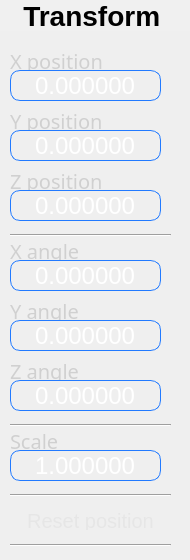
<?xml version="1.0" encoding="UTF-8"?>
<ui version="4.0">
 <class>PTransform</class>
 <widget class="QWidget" name="PTransform">
  <property name="geometry">
   <rect>
    <x>0</x>
    <y>0</y>
    <width>190</width>
    <height>560</height>
   </rect>
  </property>
  <property name="minimumSize">
   <size>
    <width>190</width>
    <height>560</height>
   </size>
  </property>
  <property name="maximumSize">
   <size>
    <width>190</width>
    <height>560</height>
   </size>
  </property>
  <property name="windowTitle">
   <string>Form</string>
  </property>
  <widget class="QLabel" name="label_panel_name">
   <property name="geometry">
    <rect>
     <x>0</x>
     <y>0</y>
     <width>191</width>
     <height>31</height>
    </rect>
   </property>
   <property name="font">
    <font>
     <family>.AppleSystemUIFont</family>
     <pointsize>21</pointsize>
     <bold>true</bold>
    </font>
   </property>
   <property name="styleSheet">
    <string notr="true">QLabel {
	background-color: rgba(243, 249, 255, 10);
}</string>
   </property>
   <property name="text">
    <string>   Transform</string>
   </property>
  </widget>
  <widget class="QLabel" name="label_x_pos">
   <property name="geometry">
    <rect>
     <x>10</x>
     <y>50</y>
     <width>181</width>
     <height>21</height>
    </rect>
   </property>
   <property name="palette">
    <palette>
     <active>
      <colorrole role="WindowText">
       <brush brushstyle="SolidPattern">
        <color alpha="255">
         <red>147</red>
         <green>147</green>
         <blue>149</blue>
        </color>
       </brush>
      </colorrole>
     </active>
     <inactive>
      <colorrole role="WindowText">
       <brush brushstyle="SolidPattern">
        <color alpha="255">
         <red>208</red>
         <green>208</green>
         <blue>208</blue>
        </color>
       </brush>
      </colorrole>
     </inactive>
     <disabled>
      <colorrole role="WindowText">
       <brush brushstyle="SolidPattern">
        <color alpha="96">
         <red>164</red>
         <green>166</green>
         <blue>168</blue>
        </color>
       </brush>
      </colorrole>
     </disabled>
    </palette>
   </property>
   <property name="font">
    <font>
     <family>.Arabic UI Text</family>
     <pointsize>15</pointsize>
    </font>
   </property>
   <property name="text">
    <string>X position</string>
   </property>
  </widget>
  <widget class="QDoubleSpinBox" name="d_spin_box_x_pos">
   <property name="geometry">
    <rect>
     <x>10</x>
     <y>70</y>
     <width>151</width>
     <height>31</height>
    </rect>
   </property>
   <property name="font">
    <font>
     <pointsize>18</pointsize>
    </font>
   </property>
   <property name="styleSheet">
    <string notr="true">QDoubleSpinBox {
	background-color: rgba(0, 0, 0, 0);
	alternate-background-color: rgba(0, 0, 0, 0);
	color: rgb(255, 255, 255);
	border-radius: 10px;
	border: 1px solid rgb(34, 122, 255);
}

QDoubleSpinBox:disabled {
	background-color: rgba(0, 0, 0, 0);
	alternate-background-color: rgba(0, 0, 0, 0);
	color: rgb(143,152,160);
	border-radius: 10px;
	border: 1px solid #53616F;
}</string>
   </property>
   <property name="alignment">
    <set>Qt::AlignCenter</set>
   </property>
   <property name="buttonSymbols">
    <enum>QAbstractSpinBox::NoButtons</enum>
   </property>
   <property name="decimals">
    <number>6</number>
   </property>
   <property name="minimum">
    <double>-100000.000000000000000</double>
   </property>
   <property name="maximum">
    <double>100000.000000000000000</double>
   </property>
   <property name="singleStep">
    <double>0.500000000000000</double>
   </property>
  </widget>
  <widget class="QLabel" name="label_y_pos">
   <property name="geometry">
    <rect>
     <x>10</x>
     <y>110</y>
     <width>181</width>
     <height>21</height>
    </rect>
   </property>
   <property name="palette">
    <palette>
     <active>
      <colorrole role="WindowText">
       <brush brushstyle="SolidPattern">
        <color alpha="255">
         <red>147</red>
         <green>147</green>
         <blue>149</blue>
        </color>
       </brush>
      </colorrole>
     </active>
     <inactive>
      <colorrole role="WindowText">
       <brush brushstyle="SolidPattern">
        <color alpha="255">
         <red>208</red>
         <green>208</green>
         <blue>208</blue>
        </color>
       </brush>
      </colorrole>
     </inactive>
     <disabled>
      <colorrole role="WindowText">
       <brush brushstyle="SolidPattern">
        <color alpha="96">
         <red>164</red>
         <green>166</green>
         <blue>168</blue>
        </color>
       </brush>
      </colorrole>
     </disabled>
    </palette>
   </property>
   <property name="font">
    <font>
     <family>.Arabic UI Text</family>
     <pointsize>15</pointsize>
    </font>
   </property>
   <property name="text">
    <string>Y position</string>
   </property>
  </widget>
  <widget class="QDoubleSpinBox" name="d_spin_box_y_pos">
   <property name="geometry">
    <rect>
     <x>10</x>
     <y>130</y>
     <width>151</width>
     <height>31</height>
    </rect>
   </property>
   <property name="font">
    <font>
     <pointsize>18</pointsize>
    </font>
   </property>
   <property name="styleSheet">
    <string>QDoubleSpinBox {
	background-color: rgba(0, 0, 0, 0);
	alternate-background-color: rgba(0, 0, 0, 0);
	color: rgb(255, 255, 255);
	border-radius: 10px;
	border: 1px solid rgb(34, 122, 255);
}

QDoubleSpinBox:disabled {
	background-color: rgba(0, 0, 0, 0);
	alternate-background-color: rgba(0, 0, 0, 0);
	color: rgb(143,152,160);
	border-radius: 10px;
	border: 1px solid #53616F;
}</string>
   </property>
   <property name="alignment">
    <set>Qt::AlignCenter</set>
   </property>
   <property name="buttonSymbols">
    <enum>QAbstractSpinBox::NoButtons</enum>
   </property>
   <property name="decimals">
    <number>6</number>
   </property>
   <property name="minimum">
    <double>-100000.000000000000000</double>
   </property>
   <property name="maximum">
    <double>100000.000000000000000</double>
   </property>
   <property name="singleStep">
    <double>0.500000000000000</double>
   </property>
  </widget>
  <widget class="QLabel" name="label_z_pos">
   <property name="geometry">
    <rect>
     <x>10</x>
     <y>170</y>
     <width>181</width>
     <height>21</height>
    </rect>
   </property>
   <property name="palette">
    <palette>
     <active>
      <colorrole role="WindowText">
       <brush brushstyle="SolidPattern">
        <color alpha="255">
         <red>147</red>
         <green>147</green>
         <blue>149</blue>
        </color>
       </brush>
      </colorrole>
     </active>
     <inactive>
      <colorrole role="WindowText">
       <brush brushstyle="SolidPattern">
        <color alpha="255">
         <red>208</red>
         <green>208</green>
         <blue>208</blue>
        </color>
       </brush>
      </colorrole>
     </inactive>
     <disabled>
      <colorrole role="WindowText">
       <brush brushstyle="SolidPattern">
        <color alpha="96">
         <red>164</red>
         <green>166</green>
         <blue>168</blue>
        </color>
       </brush>
      </colorrole>
     </disabled>
    </palette>
   </property>
   <property name="font">
    <font>
     <family>.Arabic UI Text</family>
     <pointsize>15</pointsize>
    </font>
   </property>
   <property name="text">
    <string>Z position</string>
   </property>
  </widget>
  <widget class="QDoubleSpinBox" name="d_spin_box_z_pos">
   <property name="geometry">
    <rect>
     <x>10</x>
     <y>190</y>
     <width>151</width>
     <height>31</height>
    </rect>
   </property>
   <property name="font">
    <font>
     <pointsize>18</pointsize>
    </font>
   </property>
   <property name="styleSheet">
    <string>QDoubleSpinBox {
	background-color: rgba(0, 0, 0, 0);
	alternate-background-color: rgba(0, 0, 0, 0);
	color: rgb(255, 255, 255);
	border-radius: 10px;
	border: 1px solid rgb(34, 122, 255);
}

QDoubleSpinBox:disabled {
	background-color: rgba(0, 0, 0, 0);
	alternate-background-color: rgba(0, 0, 0, 0);
	color: rgb(143,152,160);
	border-radius: 10px;
	border: 1px solid #53616F;
}</string>
   </property>
   <property name="alignment">
    <set>Qt::AlignCenter</set>
   </property>
   <property name="buttonSymbols">
    <enum>QAbstractSpinBox::NoButtons</enum>
   </property>
   <property name="decimals">
    <number>6</number>
   </property>
   <property name="minimum">
    <double>-100000.000000000000000</double>
   </property>
   <property name="maximum">
    <double>100000.000000000000000</double>
   </property>
   <property name="singleStep">
    <double>0.500000000000000</double>
   </property>
  </widget>
  <widget class="QLabel" name="label_x_ang">
   <property name="geometry">
    <rect>
     <x>10</x>
     <y>240</y>
     <width>181</width>
     <height>21</height>
    </rect>
   </property>
   <property name="palette">
    <palette>
     <active>
      <colorrole role="WindowText">
       <brush brushstyle="SolidPattern">
        <color alpha="255">
         <red>147</red>
         <green>147</green>
         <blue>149</blue>
        </color>
       </brush>
      </colorrole>
     </active>
     <inactive>
      <colorrole role="WindowText">
       <brush brushstyle="SolidPattern">
        <color alpha="255">
         <red>208</red>
         <green>208</green>
         <blue>208</blue>
        </color>
       </brush>
      </colorrole>
     </inactive>
     <disabled>
      <colorrole role="WindowText">
       <brush brushstyle="SolidPattern">
        <color alpha="96">
         <red>164</red>
         <green>166</green>
         <blue>168</blue>
        </color>
       </brush>
      </colorrole>
     </disabled>
    </palette>
   </property>
   <property name="font">
    <font>
     <family>.Arabic UI Text</family>
     <pointsize>15</pointsize>
    </font>
   </property>
   <property name="text">
    <string>X angle</string>
   </property>
  </widget>
  <widget class="QLabel" name="label_y_ang">
   <property name="geometry">
    <rect>
     <x>10</x>
     <y>300</y>
     <width>181</width>
     <height>21</height>
    </rect>
   </property>
   <property name="palette">
    <palette>
     <active>
      <colorrole role="WindowText">
       <brush brushstyle="SolidPattern">
        <color alpha="255">
         <red>147</red>
         <green>147</green>
         <blue>149</blue>
        </color>
       </brush>
      </colorrole>
     </active>
     <inactive>
      <colorrole role="WindowText">
       <brush brushstyle="SolidPattern">
        <color alpha="255">
         <red>208</red>
         <green>208</green>
         <blue>208</blue>
        </color>
       </brush>
      </colorrole>
     </inactive>
     <disabled>
      <colorrole role="WindowText">
       <brush brushstyle="SolidPattern">
        <color alpha="96">
         <red>164</red>
         <green>166</green>
         <blue>168</blue>
        </color>
       </brush>
      </colorrole>
     </disabled>
    </palette>
   </property>
   <property name="font">
    <font>
     <family>.Arabic UI Text</family>
     <pointsize>15</pointsize>
    </font>
   </property>
   <property name="text">
    <string>Y angle</string>
   </property>
  </widget>
  <widget class="QDoubleSpinBox" name="d_spin_box_x_ang">
   <property name="geometry">
    <rect>
     <x>10</x>
     <y>260</y>
     <width>151</width>
     <height>31</height>
    </rect>
   </property>
   <property name="font">
    <font>
     <pointsize>18</pointsize>
    </font>
   </property>
   <property name="styleSheet">
    <string>QDoubleSpinBox {
	background-color: rgba(0, 0, 0, 0);
	alternate-background-color: rgba(0, 0, 0, 0);
	color: rgb(255, 255, 255);
	border-radius: 10px;
	border: 1px solid rgb(34, 122, 255);
}

QDoubleSpinBox:disabled {
	background-color: rgba(0, 0, 0, 0);
	alternate-background-color: rgba(0, 0, 0, 0);
	color: rgb(143,152,160);
	border-radius: 10px;
	border: 1px solid #53616F;
}</string>
   </property>
   <property name="alignment">
    <set>Qt::AlignCenter</set>
   </property>
   <property name="buttonSymbols">
    <enum>QAbstractSpinBox::NoButtons</enum>
   </property>
   <property name="decimals">
    <number>6</number>
   </property>
   <property name="minimum">
    <double>-3600.000000000000000</double>
   </property>
   <property name="maximum">
    <double>3600.000000000000000</double>
   </property>
  </widget>
  <widget class="QLabel" name="label_z_ang">
   <property name="geometry">
    <rect>
     <x>10</x>
     <y>360</y>
     <width>181</width>
     <height>21</height>
    </rect>
   </property>
   <property name="palette">
    <palette>
     <active>
      <colorrole role="WindowText">
       <brush brushstyle="SolidPattern">
        <color alpha="255">
         <red>147</red>
         <green>147</green>
         <blue>149</blue>
        </color>
       </brush>
      </colorrole>
     </active>
     <inactive>
      <colorrole role="WindowText">
       <brush brushstyle="SolidPattern">
        <color alpha="255">
         <red>208</red>
         <green>208</green>
         <blue>208</blue>
        </color>
       </brush>
      </colorrole>
     </inactive>
     <disabled>
      <colorrole role="WindowText">
       <brush brushstyle="SolidPattern">
        <color alpha="96">
         <red>164</red>
         <green>166</green>
         <blue>168</blue>
        </color>
       </brush>
      </colorrole>
     </disabled>
    </palette>
   </property>
   <property name="font">
    <font>
     <family>.Arabic UI Text</family>
     <pointsize>15</pointsize>
    </font>
   </property>
   <property name="text">
    <string>Z angle</string>
   </property>
  </widget>
  <widget class="QDoubleSpinBox" name="d_spin_box_y_ang">
   <property name="geometry">
    <rect>
     <x>10</x>
     <y>320</y>
     <width>151</width>
     <height>31</height>
    </rect>
   </property>
   <property name="font">
    <font>
     <pointsize>18</pointsize>
    </font>
   </property>
   <property name="styleSheet">
    <string>QDoubleSpinBox {
	background-color: rgba(0, 0, 0, 0);
	alternate-background-color: rgba(0, 0, 0, 0);
	color: rgb(255, 255, 255);
	border-radius: 10px;
	border: 1px solid rgb(34, 122, 255);
}

QDoubleSpinBox:disabled {
	background-color: rgba(0, 0, 0, 0);
	alternate-background-color: rgba(0, 0, 0, 0);
	color: rgb(143,152,160);
	border-radius: 10px;
	border: 1px solid #53616F;
}</string>
   </property>
   <property name="alignment">
    <set>Qt::AlignCenter</set>
   </property>
   <property name="buttonSymbols">
    <enum>QAbstractSpinBox::NoButtons</enum>
   </property>
   <property name="decimals">
    <number>6</number>
   </property>
   <property name="minimum">
    <double>-3600.000000000000000</double>
   </property>
   <property name="maximum">
    <double>3600.000000000000000</double>
   </property>
  </widget>
  <widget class="QDoubleSpinBox" name="d_spin_box_z_ang">
   <property name="geometry">
    <rect>
     <x>10</x>
     <y>380</y>
     <width>151</width>
     <height>31</height>
    </rect>
   </property>
   <property name="font">
    <font>
     <pointsize>18</pointsize>
    </font>
   </property>
   <property name="styleSheet">
    <string>QDoubleSpinBox {
	background-color: rgba(0, 0, 0, 0);
	alternate-background-color: rgba(0, 0, 0, 0);
	color: rgb(255, 255, 255);
	border-radius: 10px;
	border: 1px solid rgb(34, 122, 255);
}

QDoubleSpinBox:disabled {
	background-color: rgba(0, 0, 0, 0);
	alternate-background-color: rgba(0, 0, 0, 0);
	color: rgb(143,152,160);
	border-radius: 10px;
	border: 1px solid #53616F;
}</string>
   </property>
   <property name="alignment">
    <set>Qt::AlignCenter</set>
   </property>
   <property name="buttonSymbols">
    <enum>QAbstractSpinBox::NoButtons</enum>
   </property>
   <property name="decimals">
    <number>6</number>
   </property>
   <property name="minimum">
    <double>-3600.000000000000000</double>
   </property>
   <property name="maximum">
    <double>3600.000000000000000</double>
   </property>
  </widget>
  <widget class="QDoubleSpinBox" name="d_spin_box_scale">
   <property name="geometry">
    <rect>
     <x>10</x>
     <y>450</y>
     <width>151</width>
     <height>31</height>
    </rect>
   </property>
   <property name="font">
    <font>
     <pointsize>18</pointsize>
    </font>
   </property>
   <property name="styleSheet">
    <string notr="true">QDoubleSpinBox {
	background-color: rgba(0, 0, 0, 0);
	alternate-background-color: rgba(0, 0, 0, 0);
	color: rgb(255, 255, 255);
	border-radius: 10px;
	border: 1px solid rgb(34, 122, 255);
}

QDoubleSpinBox:disabled {
	background-color: rgba(0, 0, 0, 0);
	alternate-background-color: rgba(0, 0, 0, 0);
	color: rgb(143,152,160);
	border-radius: 10px;
	border: 1px solid #53616F;
}</string>
   </property>
   <property name="alignment">
    <set>Qt::AlignCenter</set>
   </property>
   <property name="buttonSymbols">
    <enum>QAbstractSpinBox::NoButtons</enum>
   </property>
   <property name="decimals">
    <number>6</number>
   </property>
   <property name="minimum">
    <double>0.000001000000000</double>
   </property>
   <property name="maximum">
    <double>1000.000000000000000</double>
   </property>
   <property name="singleStep">
    <double>0.010000000000000</double>
   </property>
   <property name="value">
    <double>1.000000000000000</double>
   </property>
  </widget>
  <widget class="QLabel" name="label_scale">
   <property name="geometry">
    <rect>
     <x>10</x>
     <y>430</y>
     <width>181</width>
     <height>21</height>
    </rect>
   </property>
   <property name="palette">
    <palette>
     <active>
      <colorrole role="WindowText">
       <brush brushstyle="SolidPattern">
        <color alpha="255">
         <red>147</red>
         <green>147</green>
         <blue>149</blue>
        </color>
       </brush>
      </colorrole>
     </active>
     <inactive>
      <colorrole role="WindowText">
       <brush brushstyle="SolidPattern">
        <color alpha="255">
         <red>208</red>
         <green>208</green>
         <blue>208</blue>
        </color>
       </brush>
      </colorrole>
     </inactive>
     <disabled>
      <colorrole role="WindowText">
       <brush brushstyle="SolidPattern">
        <color alpha="96">
         <red>164</red>
         <green>166</green>
         <blue>168</blue>
        </color>
       </brush>
      </colorrole>
     </disabled>
    </palette>
   </property>
   <property name="font">
    <font>
     <family>.Arabic UI Text</family>
     <pointsize>15</pointsize>
    </font>
   </property>
   <property name="text">
    <string>Scale</string>
   </property>
  </widget>
  <widget class="Line" name="separator_1">
   <property name="geometry">
    <rect>
     <x>10</x>
     <y>220</y>
     <width>161</width>
     <height>31</height>
    </rect>
   </property>
   <property name="orientation">
    <enum>Qt::Horizontal</enum>
   </property>
  </widget>
  <widget class="Line" name="seaprator_2">
   <property name="geometry">
    <rect>
     <x>10</x>
     <y>410</y>
     <width>161</width>
     <height>31</height>
    </rect>
   </property>
   <property name="orientation">
    <enum>Qt::Horizontal</enum>
   </property>
  </widget>
  <widget class="Line" name="separator_3">
   <property name="geometry">
    <rect>
     <x>10</x>
     <y>480</y>
     <width>161</width>
     <height>31</height>
    </rect>
   </property>
   <property name="orientation">
    <enum>Qt::Horizontal</enum>
   </property>
  </widget>
  <widget class="QPushButton" name="btn_reset_position">
   <property name="geometry">
    <rect>
     <x>10</x>
     <y>510</y>
     <width>161</width>
     <height>21</height>
    </rect>
   </property>
   <property name="font">
    <font>
     <pointsize>15</pointsize>
    </font>
   </property>
   <property name="styleSheet">
    <string notr="true">QPushButton {
	color: rgb(230, 230, 230);
	background-color: qlineargradient(x1: 0, y1: 0.5, x2: 1, y2: 0.5,
                                      stop: 0 #07BEFF stop: 1 #2B74FF);
	alternate-background-color: qlineargradient(x1: 0, y1: 0.5, x2: 1, y2: 0.5,
                                      stop: 0 #07BEFF stop: 1 #2B74FF);
	border: 1px solid rgba(255, 255, 255, 0);
	border-radius: 10px;
}

QPushButton:hover {
    color: rgb(230, 230, 230);
	background-color: qlineargradient(x1: 0.4, y1: 0.5, x2: 1, y2: 0.5,
                                      stop: 0 #02BFFF stop: 1 #2E73FF);
	alternate-background-color: qlineargradient(x1: 0.4, y1: 0.5, x2: 1, y2: 0.5,
                                      stop: 0 #02BFFF stop: 1 #2E73FF);
	border: 1px solid rgba(255, 255, 255, 0);
	border-radius: 10px;
}

QPushButton:pressed {
	color: rgb(254, 253, 255);
    background-color: qlineargradient(x1: 0.3, y1: 0.5, x2: 1, y2: 0.5,
                                      stop: 0 #02BFFF stop: 1 #2E73FF);
  alternate-background-color: qlineargradient(x1: 0.3, y1: 0.5, x2: 1, y2: 0.5,
                                      stop: 0 #02BFFF stop: 1 #2E73FF);
  border-radius: 10px;
}</string>
   </property>
   <property name="text">
    <string>Reset position</string>
   </property>
  </widget>
  <widget class="Line" name="separator_2">
   <property name="geometry">
    <rect>
     <x>10</x>
     <y>530</y>
     <width>161</width>
     <height>31</height>
    </rect>
   </property>
   <property name="orientation">
    <enum>Qt::Horizontal</enum>
   </property>
  </widget>
 </widget>
 <resources/>
 <connections/>
</ui>
